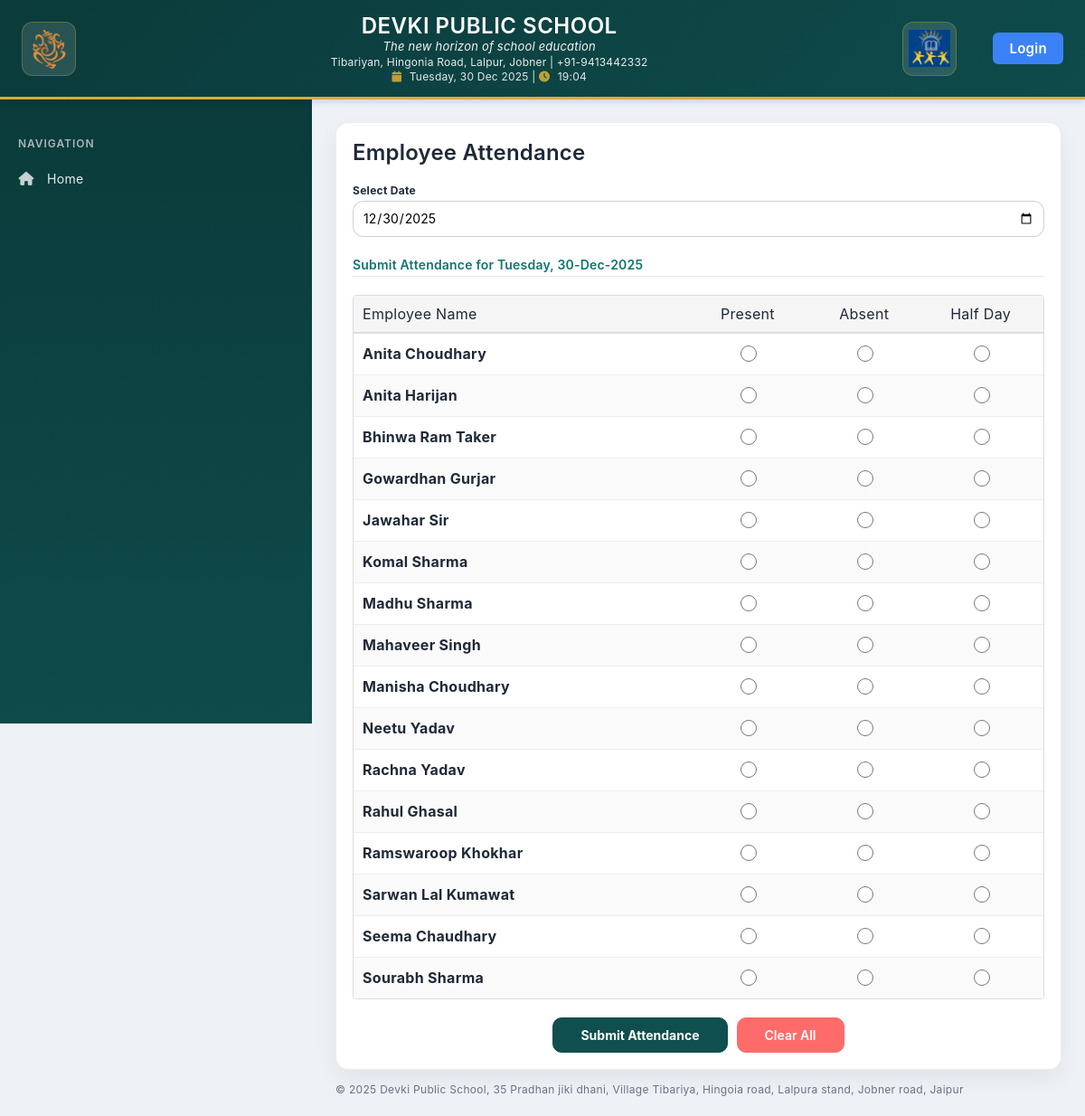
/employees/attendance-rally/, run on an earlier commit of the app's database.
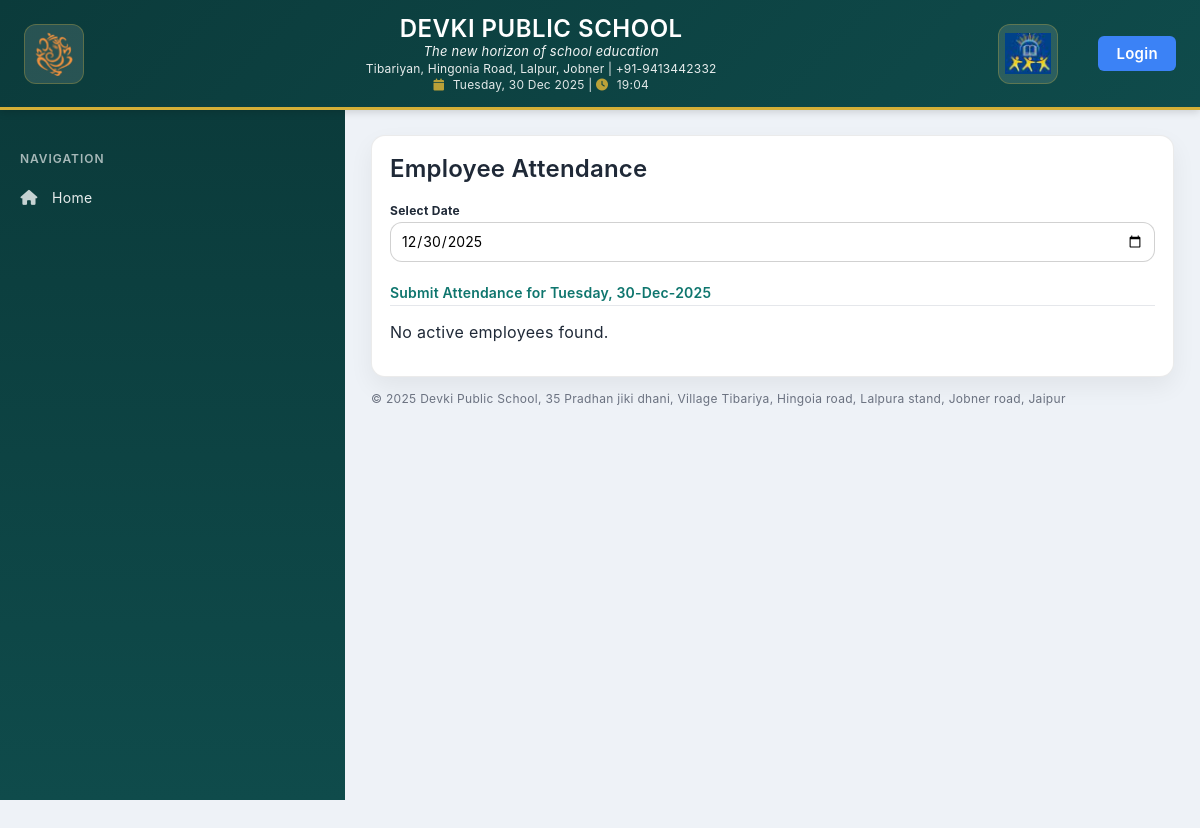
And on a later commit of the database.
### employees/models.py (models this page shows, shortened)
class Employee(models.Model):
    STATUS_CHOICES = [
        ("active", "Active"),
        ("inactive", "Inactive"),
        ("left", "Left"),
    ]
    GENDER_CHOICES = [
        ("M", "Male"),
        ("F", "Female"),
        ("O", "Other"),
    ]
    emp_no = models.PositiveIntegerField(unique=True, editable=False, null=True, blank=True)
    name = models.CharField(max_length=120)
    display_name = models.CharField(max_length=120, blank=True, help_text="Display name (can be duplicate, used for UI only). If blank, name is used.")
    dob = models.DateField(null=True, blank=True)
    contact_number = models.CharField(max_length=30, blank=True)
    address = models.TextField(blank=True)
    qualification = models.CharField(max_length=120, blank=True)
    experience_years = models.DecimalField(max_digits=4, decimal_places=1, default=0)  # e.g. 2.5 yrs
    previous_institute = models.CharField(max_length=150, blank=True)
    post = models.CharField(max_length=120, blank=True)
    joining_date = models.DateField(null=True, blank=True)
    base_salary_per_month = models.DecimalField(max_digits=10, decimal_places=2, default=0)
    status = models.CharField(max_length=20, choices=STATUS_CHOICES, default="active")
    leaves_entitled = models.IntegerField(default=0)
    leaving_date = models.DateField(null=True, blank=True)
    emp_image = models.ImageField(upload_to="employees/", null=True, blank=True)
    created_at = models.DateTimeField(auto_now_add=True)
    gender = models.CharField(
        max_length=1,
        choices=GENDER_CHOICES,
        blank=True
    )
    role = models.CharField(max_length=80, blank=True)
    role_detail = models.CharField(max_length=200, blank=True)
    class Meta:
        ordering = ["-id"]

### employees/views.py (the view, shortened to what this page needs)
# urls.py: path("attendance-rally/", attendance_rally, name="attendance_rally"),
def attendance_rally(request):
    sessions = Session.objects.all().order_by('-session')
    current_session = Session.objects.filter(status='current_session').first()
    if not current_session and sessions.exists():
        current_session = sessions.first()
    selected_session = request.GET.get('session')
    if selected_session:
        current_session = get_object_or_404(Session, pk=selected_session)
    employees = Employee.objects.filter(status='active').order_by('name')
    from datetime import date as date_class
    today = date_class.today()
    selected_date_str = request.GET.get('date', today.isoformat())
    try:
        selected_date = date_class.fromisoformat(selected_date_str)
    except (ValueError, TypeError):
        selected_date = today
    attendance_records = {}
    if current_session:
        records = EmployeeAttendance.objects.filter(
            session=current_session,
            date=selected_date
        ).values('employee_id', 'attendance')
        attendance_records = {r['employee_id']: r['attendance'] for r in records}
    context = {
        'sessions': sessions,
        'current_session': current_session,
        'employees': employees,
        'selected_date': selected_date,
        'selected_date_str': selected_date_str,
        'attendance_records': attendance_records,
    }
    return render(request, 'employees/attendance_rally.html', context)

### employees/templatetags/custom_filters.py (called while the page is built)
@register.filter
def get_item(dictionary, key):
    if dictionary:
        return dictionary.get(key)
    return None

### employees/templates/employees/attendance_rally.html (shortened to what this page needs)
{% extends "website/base.html" %}
{% load custom_filters %}
{% block content %}
<h2 style="margin-top:0;">Employee Attendance</h2>
<div class="card" style="margin-bottom:14px;">
  <form method="get">
    <div class="entry-grid">
      <div class="field">
        <label for="date">Select Date</label>
        <input type="date" name="date" id="date" value="{{ selected_date_str }}" class="form-control" onchange="this.form.submit();">
      </div>
    </div>
  </form>
</div>
{% if current_session %}
<div class="card">
  <form method="post">
    <h3 class="form-section">Submit Attendance for {{ selected_date|date:"l, d-M-Y" }}</h3>
    {% if employees %}
    <div class="attendance-rally-table">
      <div class="attendance-header">
        <div class="emp-name">Employee Name</div>
        <div class="emp-attendance">Present</div>
        <div class="emp-attendance">Absent</div>
        <div class="emp-attendance">Half Day</div>
      </div>
      {% for employee in employees %}
      <div class="attendance-row" id="row_{{ employee.id }}">
        <div class="emp-name">
          <strong>{{ employee.name }}</strong>
        </div>
        <div class="emp-attendance">
          <input type="radio" name="attendance_{{ employee.id }}"
                 value="present" id="present_{{ employee.id }}"
                 onchange="updateRowColor({{ employee.id }})"
                 required>
        </div>
        <div class="emp-attendance">
          <input type="radio" name="attendance_{{ employee.id }}"
                 value="absent" id="absent_{{ employee.id }}"
                 onchange="updateRowColor({{ employee.id }})">
        </div>
        <div class="emp-attendance">
          <input type="radio" name="attendance_{{ employee.id }}"
                 value="half-day" id="half_{{ employee.id }}"
                 onchange="updateRowColor({{ employee.id }})">
        </div>
      </div>
      {% endfor %}
    </div>
    <div style="margin-top: 20px; text-align: center; display: flex; gap: 10px; justify-content: center;">
      <button type="submit" class="btn btn-primary" style="padding: 10px 30px; background-color: #0F4F4F; border-color: #0F4F4F; color: white;" onclick="setTimeout(function() { location.reload(); }, 500);">Submit Attendance</button>
      <button type="button" class="btn btn-secondary" style="padding: 10px 30px; background-color: #ff6b6b; border-color: #ff6b6b; color: white;" onclick="clearAllAttendance();">Clear All</button>
    </div>
    {% else %}
    <p class="alert alert-warning">No active employees found.</p>
    {% endif %}
  </form>
</div>
{% else %}
<div class="alert alert-warning">No current session found. Please set a current session in Admin > Sessions.</div>
{% endif %}
{% endblock %}

What changed in the data, as far as the page shows it:
removed Employee: name "Anita Choudhary"
removed Employee: name "Anita Harijan"
removed Employee: name "Bhinwa Ram Taker"
removed Employee: name "Gowardhan Gurjar"
removed Employee: name "Jawahar Sir"
removed Employee: name "Komal Sharma"
removed Employee: name "Madhu Sharma"
removed Employee: name "Mahaveer Singh"
removed Employee: name "Manisha Choudhary"
removed Employee: name "Neetu Yadav"
removed Employee: name "Rachna Yadav"
removed Employee: name "Rahul Ghasal"
removed Employee: name "Ramswaroop Khokhar"
removed Employee: name "Sarwan Lal Kumawat"
removed Employee: name "Seema Chaudhary"
removed Employee: name "Sourabh Sharma"
Also different on the page:
text no longer shown: "Employee Name Present Absent Half Day Submit Attendance Clear All"
text now shown: "No active employees found."
